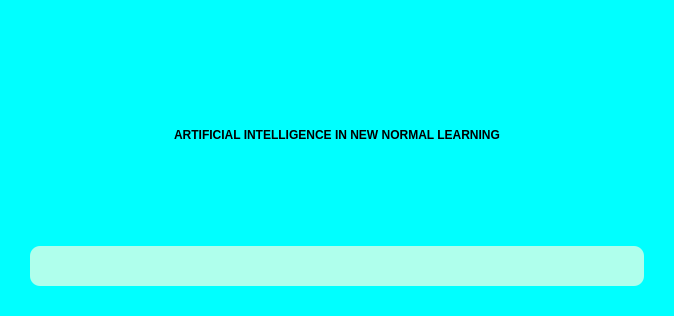
<?xml version="1.0" encoding="UTF-8"?>
<ui version="4.0">
 <class>SplashScreen</class>
 <widget class="QWidget" name="SplashScreen">
  <property name="geometry">
   <rect>
    <x>0</x>
    <y>0</y>
    <width>674</width>
    <height>316</height>
   </rect>
  </property>
  <property name="windowTitle">
   <string>Form</string>
  </property>
  <property name="styleSheet">
   <string notr="true">background-color: cyan;</string>
  </property>
  <layout class="QVBoxLayout" name="verticalLayout">
   <property name="leftMargin">
    <number>0</number>
   </property>
   <property name="topMargin">
    <number>0</number>
   </property>
   <property name="rightMargin">
    <number>0</number>
   </property>
   <property name="bottomMargin">
    <number>0</number>
   </property>
   <item>
    <layout class="QGridLayout" name="gridLayout">
     <property name="leftMargin">
      <number>30</number>
     </property>
     <property name="topMargin">
      <number>30</number>
     </property>
     <property name="rightMargin">
      <number>30</number>
     </property>
     <property name="bottomMargin">
      <number>30</number>
     </property>
     <item row="0" column="0">
      <widget class="QLabel" name="Title_2">
       <property name="styleSheet">
        <string notr="true">font: 87 32pt &quot;Gilroy&quot;;
font-weight: 900;
color: black;</string>
       </property>
       <property name="text">
        <string>ARTIFICIAL INTELLIGENCE IN NEW NORMAL LEARNING</string>
       </property>
       <property name="alignment">
        <set>Qt::AlignCenter</set>
       </property>
       <property name="wordWrap">
        <bool>true</bool>
       </property>
       <property name="textInteractionFlags">
        <set>Qt::LinksAccessibleByMouse</set>
       </property>
      </widget>
     </item>
     <item row="1" column="0">
      <widget class="QProgressBar" name="progressBar">
       <property name="minimumSize">
        <size>
         <width>0</width>
         <height>40</height>
        </size>
       </property>
       <property name="styleSheet">
        <string notr="true">QProgressBar {
	border-radius: 10px;
	background-color: #AFFFEC;
	transition: 0.5s ease-in-out;
}

QProgressBar::chunk {
	border-radius: 10px;
	background-color: #00E5AE;
	transition: 0.5s ease-in-out;
}</string>
       </property>
       <property name="value">
        <number>0</number>
       </property>
       <property name="textVisible">
        <bool>false</bool>
       </property>
       <property name="orientation">
        <enum>Qt::Horizontal</enum>
       </property>
       <property name="invertedAppearance">
        <bool>false</bool>
       </property>
      </widget>
     </item>
    </layout>
   </item>
  </layout>
 </widget>
 <resources/>
 <connections/>
</ui>
